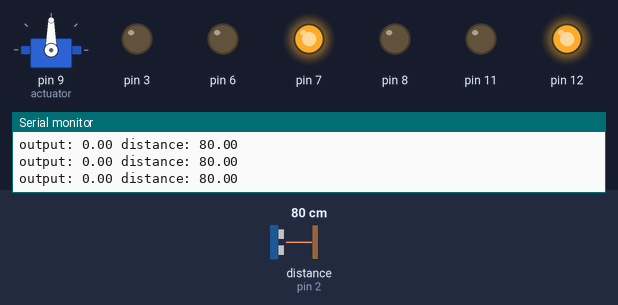
Bench run of a sketch on a simulated Arduino Uno, built with avr-gcc and run on an emulated ATmega328P. Parts: servo, output pins drawn as LEDs (lit = HIGH), the last lines printed to the serial monitor. The inputs (shaded band) are chosen by the test bench; at power-on: distance to the obstacle (sensor on pin 2) 80 cm. The echo pulse lasts 58.3 µs per cm.

Above: at 1.2 s.
1.3 s: distance to the obstacle (sensor on pin 2) set to 55 cm
4.3 s: distance to the obstacle (sensor on pin 2) set to 45 cm
At 5.5 s:
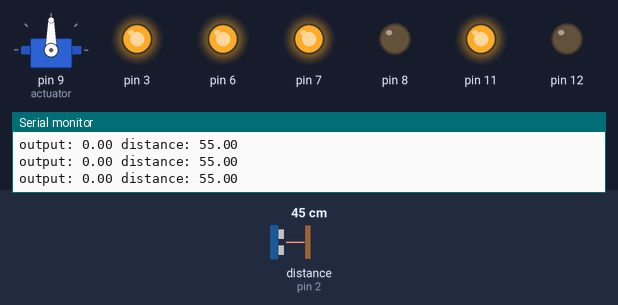
6.7 s: distance to the obstacle (sensor on pin 2) set to 250 cm
At 7.3 s:
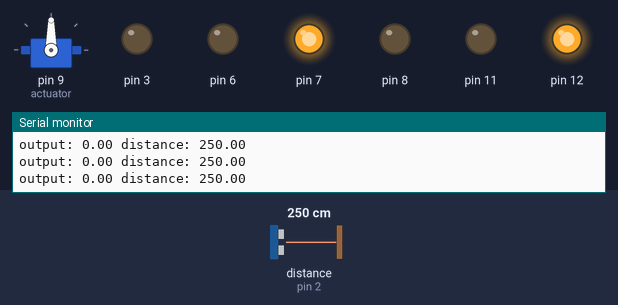
9.7 s: distance to the obstacle (sensor on pin 2) set to 2 cm
At 10.3 s:
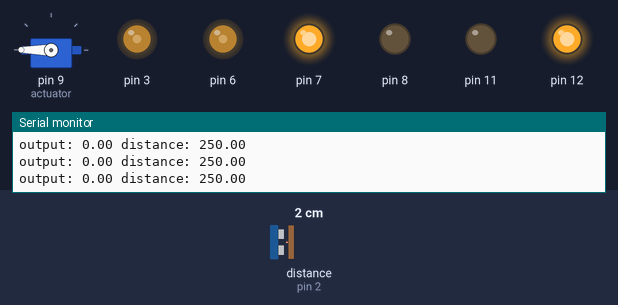
12.1 s: distance to the obstacle (sensor on pin 2) set to 120 cm
At 13.5 s:
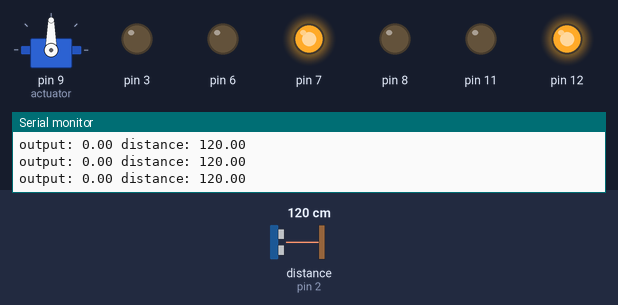
Timing chart, 0 to 14.6 s (numbered marks = the images above; inputs shaded):
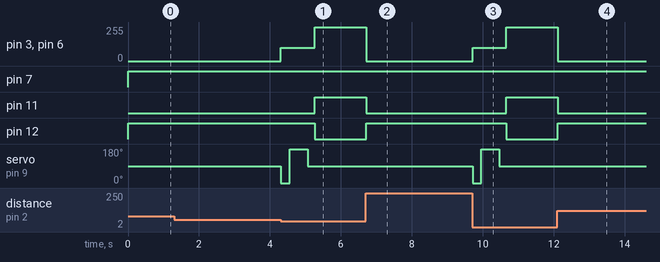

The sketch:

Final_Project_2.ino
```cpp
#include <HC_SR04.h>
#include <PID_v1.h>
#include <motor_control.h>
#include <Servo.h>


#define TRIG_PIN 10
#define ECHO_PIN 2
#define ECHO_INT 0
int trigger_distance = 50;


HC_SR04 sensor(TRIG_PIN, ECHO_PIN, ECHO_INT);
Servo actuator;


double setpoint = 10;
double input;
double output;
double kp = 10;
double ki = .1;
double kd = .1;
PID controller(&input, &output, &setpoint, kp, ki, kd, REVERSE);
void setup() {
  // put your setup code here, to run once:
  motor_setup();


  actuator.attach(9);
  actuator.write(90);


  sensor.begin();
  sensor.start();


  controller.SetOutputLimits(-200,200);
  controller.SetSampleTime(25);
  controller.SetMode(1);


  Serial.begin(9600);


}


void loop() {
  // put your main code here, to run repeatedly:
  if(sensor.isFinished())
  {
    input = sensor.getRange();
    if (input < trigger_distance)
    {
      raw_motor_control(100, 100);
      obstacle_avoidance();
    }
    sensor.start();
  }

  raw_motor_control (0, 0);


  Serial.print("output: "); Serial.print(output); Serial.print(" distance: "); Serial.println(input);
}


void obstacle_avoidance(){
  float left_distance;
  float right_distance;
  actuator.write(0);
  delay(250);
  sensor.start();
  while (!sensor.isFinished()){

  }
  right_distance = sensor.getRange();
  actuator.write(180);
  delay(500);
  sensor.start();
  while (!sensor.isFinished()){

  }
  left_distance = sensor.getRange();
  actuator.write(90);
  delay(200);
  if (left_distance>right_distance)
  {
    raw_motor_control (0, 0);
    diff_left(255);
  }
  else
  {
    raw_motor_control (0, 0);
    diff_right(255);
  }
  while (input < trigger_distance) {
    sensor.start();
    while (!sensor.isFinished()){

    }
    input = sensor.getRange();


  }
  return;
}
```

Measured:
- the behaviour switches between 50 and 49 cm on distance to the obstacle (sensor on pin 2) (found by bisection; images 0 and 1)
- after the input at 4.3 s, pin 3, pin 6: 0/255 → 100/255 at once, → 255/255 0.96 s later; pin 11: LOW → HIGH after 0.97 s; pin 12: HIGH → LOW after 0.97 s; servo on pin 9 (actuator): 90° → 0° at once, → 180° 0.25 s later, → 90° 0.50 s later
- after the input at 6.7 s, pin 3, pin 6: 255/255 → 0/255 at once; pin 11: HIGH → LOW at once; pin 12: LOW → HIGH at once
- after the input at 9.7 s, pin 3, pin 6: 0/255 → 100/255 at once, → 255/255 0.95 s later; pin 11: LOW → HIGH after 0.96 s; pin 12: HIGH → LOW after 0.96 s; servo on pin 9 (actuator): 90° → 0° at once, → 180° 0.25 s later, → 90° 0.50 s later
- after the input at 12.1 s, pin 3, pin 6: 255/255 → 0/255 at once; pin 11: HIGH → LOW at once; pin 12: LOW → HIGH at once
